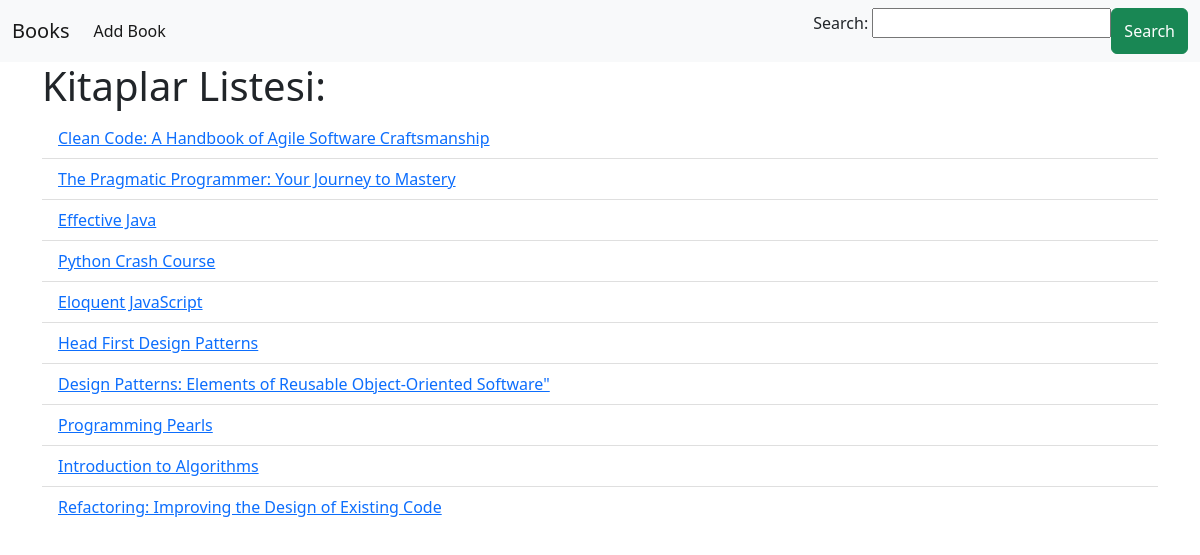
/home/, run on the app's committed database.
### book/models.py (models this page shows)
class Book(models.Model):
    title = models.CharField(max_length=100)
    pages = models.CharField(max_length=3)
    price = models.DecimalField(max_digits=5, decimal_places=2)
    def __str__(self) -> str:
        return self.title

### book/views.py (the view)
# urls.py: path('home/', views.home2, name='home'),
def home2(request):
    items = Book.objects.all()
    search_form = SearchForm(request.GET)
    if search_form.is_valid():
        query = search_form.cleaned_data['search_query']
        items = items.filter(title__icontains=query)
    return render(request, 'book/book_list.html', {'book_list': items, 'form': search_form})

### book/forms.py
class SearchForm(forms.Form):
    search_query = forms.CharField()
    search_query = forms.CharField(max_length=255, required=False, label='Search')

### book/templates/book/book_list.html (shortened to what this page needs)
<!doctype html>
<html lang="en">
  <head>
    <link href="https://cdn.jsdelivr.net/npm/bootstrap@5.2.3/dist/css/bootstrap.min.css" rel="stylesheet">
  </head>
  <body>
    <nav class="navbar navbar-expand-lg navbar-light bg-light">
        <div class="container-fluid">
          <a class="navbar-brand" href="{% url 'home' %}">Books</a>
          <div class="collapse navbar-collapse" id="navbarSupportedContent">
            <ul class="navbar-nav me-auto mb-2 mb-lg-0">
              <li class="nav-item">
                <a class="nav-link active" aria-current="page" href="{% url 'add_book' %}">Add Book</a>
              </li>
            </ul>
            <form class="d-flex" method="get" action="{% url 'home' %}">
                {{ form.as_p }}
                <button class="btn btn-success" type="submit">Search</button>
            </form>
          </div>
        </div>
      </nav>
    <div class="container">
        <h1>Kitaplar Listesi:</h1>
        <ul class="list-group list-group-flush">
        {% for book in book_list %}
        <li class="list-group-item"><a href="{% url 'book_detail' book.id %}">{{book}}</a></li>
        {% endfor %}
      </ul>
    </div>
  </body>
</html>

### data on the page
Book: title "Clean Code: A Handbook of Agile Software Craftsmanship"
Book: title "The Pragmatic Programmer: Your Journey to Mastery"
Book: title "Effective Java"
Book: title "Python Crash Course"
Book: title "Eloquent JavaScript"
Book: title "Head First Design Patterns"
Book: title "Design Patterns: Elements of Reusable Object-Oriented Software\""
Book: title "Programming Pearls"
Book: title "Introduction to Algorithms"
Book: title "Refactoring: Improving the Design of Existing Code"
